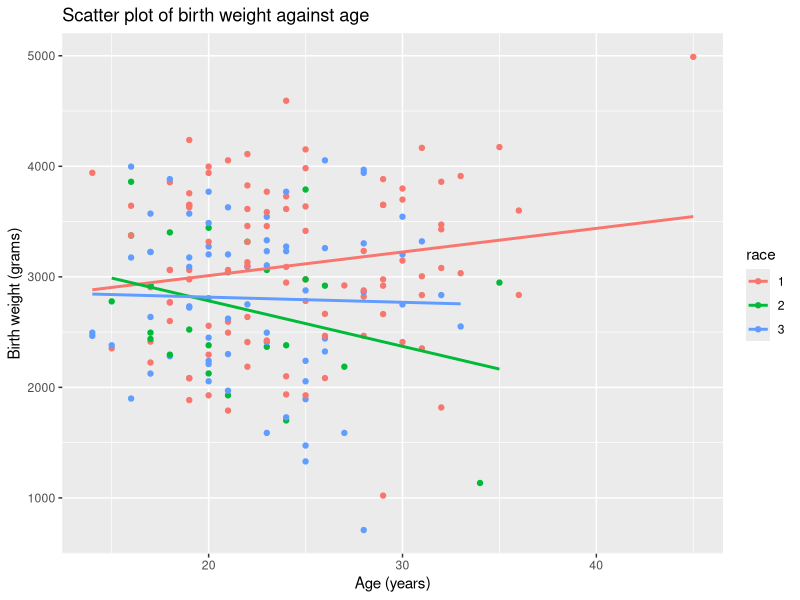
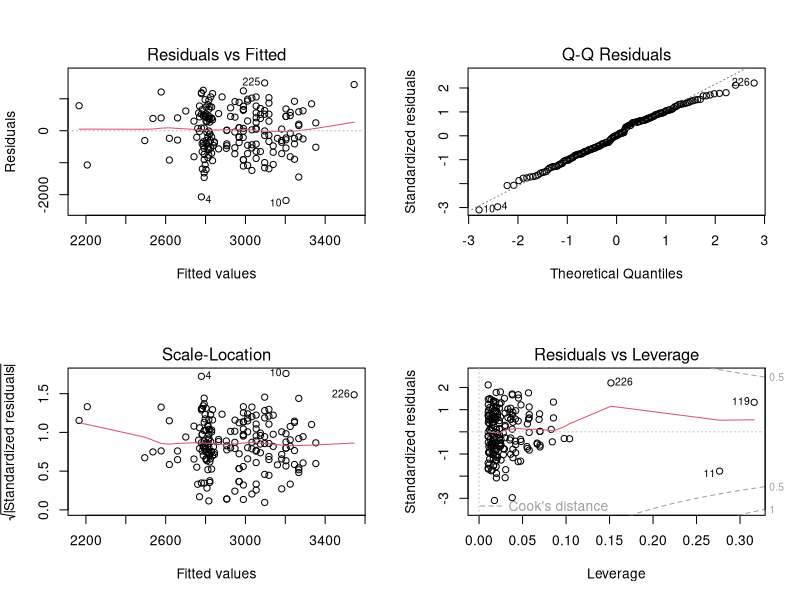
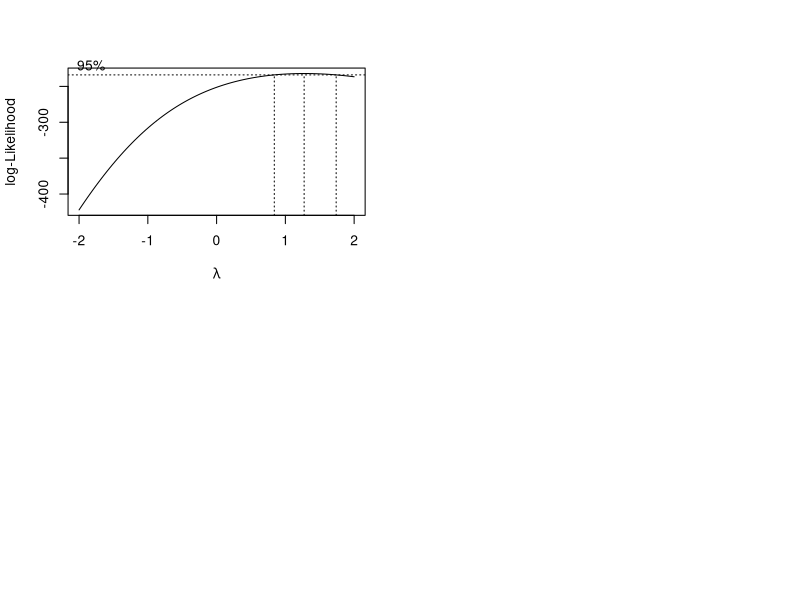

Recreate these plots in R, in order.
## ---- chunk 1
library(MASS)
#data(package = 'birthwt')
head(birthwt)
## ---- chunk 2
class(birthwt$race)
## ---- chunk 3
birthwt$race <- factor(birthwt$race)
class(birthwt$race)
## ---- chunk 4
library(tidyverse)
ggplot(birthwt, aes(x=age, y=bwt, color=race))+
  geom_point()+
  geom_smooth(method = "lm", se=FALSE)+
  labs(x="Age (years)", 
       y="Birth weight (grams)",
       title="Scatter plot of birth weight against age")
      
## ---- chunk 5
contrasts(birthwt$race)
## ---- chunk 6
model = lm(bwt ~ age*race, data=birthwt)
summary(model)
## ---- chunk 7
par(mfrow=c(2,2))
plot(model)
## ---- chunk 8
boxcox(model)
## ---- chunk 9
SpendArea_MS = 9720281 / 2
F_stat = SpendArea_MS / 5266633
p_value = 1-pf(F_stat, 2, 45, lower.tail=F)
cat("p_value of", p_value, "is very high what suggests statistically insignificant slope of the interaction term")

## ---- chunk 10
g = 3 # number of pairwise comparisons
a = 0.05 # original alpha
p = 4 # params after the interaction terms were dropped 
n = 51 # number of observations
df = n-p # degrees of freedom
multiplier = qt(1-(a/2*g), df)
## ---- chunk 11
B2 = 529.4 
B2_se = 766.9
cat("B2 (North v South) 95% interval is [", B2-multiplier*B2_se,",", B2+multiplier*B2_se, "]")
## ---- chunk 12
B3 = 1674
B3_se=801.2
cat("B3 (North v West) 95% interval is [", B3-multiplier*B3_se,",", B3+multiplier*B3_se, "]")
## ---- chunk 13
Dif = 1.674e+03 - 5.294e+02 # Difference, B2-B3
Dif_var = 6.418738e+05 + 588126.71689 - 2 * 2.442380e+05 #Variance of the Difference
Dif_se = sqrt(Dif_var)
cat("Diff. (South v West) 95% interval is [", Dif-multiplier*Dif_se,",", Dif+multiplier*Dif_se, "]")
